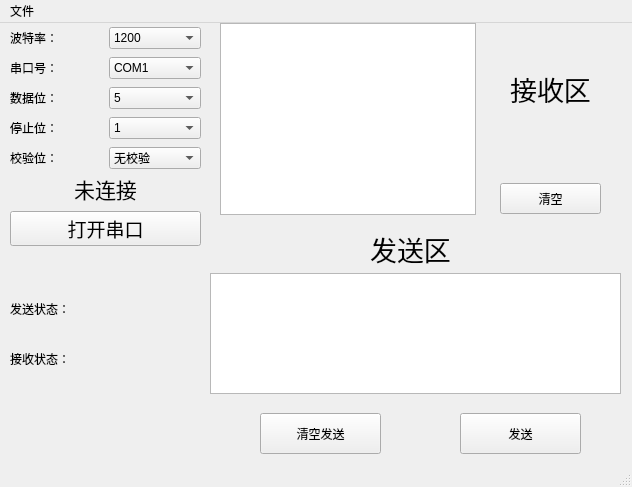
<?xml version="1.0" encoding="UTF-8"?>
<ui version="4.0">
 <class>MainWindow</class>
 <widget class="QMainWindow" name="MainWindow">
  <property name="geometry">
   <rect>
    <x>0</x>
    <y>0</y>
    <width>632</width>
    <height>487</height>
   </rect>
  </property>
  <property name="windowTitle">
   <string>SERIAL_HELPER</string>
  </property>
  <widget class="QWidget" name="centralwidget">
   <widget class="QWidget" name="gridLayoutWidget_3">
    <property name="geometry">
     <rect>
      <x>10</x>
      <y>90</y>
      <width>191</width>
      <height>31</height>
     </rect>
    </property>
    <layout class="QGridLayout" name="gridLayout_3">
     <item row="0" column="1">
      <widget class="QComboBox" name="comboBox_3">
       <item>
        <property name="text">
         <string>1</string>
        </property>
       </item>
       <item>
        <property name="text">
         <string>1.5</string>
        </property>
       </item>
       <item>
        <property name="text">
         <string>2</string>
        </property>
       </item>
      </widget>
     </item>
     <item row="0" column="0">
      <widget class="QLabel" name="label_3">
       <property name="text">
        <string>停止位：</string>
       </property>
      </widget>
     </item>
    </layout>
   </widget>
   <widget class="QWidget" name="gridLayoutWidget_4">
    <property name="geometry">
     <rect>
      <x>10</x>
      <y>60</y>
      <width>191</width>
      <height>31</height>
     </rect>
    </property>
    <layout class="QGridLayout" name="gridLayout_4">
     <item row="0" column="1">
      <widget class="QComboBox" name="comboBox_4">
       <item>
        <property name="text">
         <string>5</string>
        </property>
       </item>
       <item>
        <property name="text">
         <string>6</string>
        </property>
       </item>
       <item>
        <property name="text">
         <string>7</string>
        </property>
       </item>
       <item>
        <property name="text">
         <string>8</string>
        </property>
       </item>
      </widget>
     </item>
     <item row="0" column="0">
      <widget class="QLabel" name="label_4">
       <property name="text">
        <string>数据位：</string>
       </property>
      </widget>
     </item>
    </layout>
   </widget>
   <widget class="QWidget" name="gridLayoutWidget_2">
    <property name="geometry">
     <rect>
      <x>10</x>
      <y>30</y>
      <width>191</width>
      <height>31</height>
     </rect>
    </property>
    <layout class="QGridLayout" name="gridLayout_2">
     <item row="0" column="1">
      <widget class="QComboBox" name="comboBox_2">
       <item>
        <property name="text">
         <string>COM1</string>
        </property>
       </item>
       <item>
        <property name="text">
         <string>COM2</string>
        </property>
       </item>
       <item>
        <property name="text">
         <string>COM3</string>
        </property>
       </item>
       <item>
        <property name="text">
         <string>COM4</string>
        </property>
       </item>
       <item>
        <property name="text">
         <string>COM5</string>
        </property>
       </item>
       <item>
        <property name="text">
         <string>COM6</string>
        </property>
       </item>
       <item>
        <property name="text">
         <string>COM7</string>
        </property>
       </item>
       <item>
        <property name="text">
         <string>COM8</string>
        </property>
       </item>
      </widget>
     </item>
     <item row="0" column="0">
      <widget class="QLabel" name="label_2">
       <property name="text">
        <string>串口号：</string>
       </property>
      </widget>
     </item>
    </layout>
   </widget>
   <widget class="QWidget" name="gridLayoutWidget">
    <property name="geometry">
     <rect>
      <x>10</x>
      <y>0</y>
      <width>191</width>
      <height>31</height>
     </rect>
    </property>
    <layout class="QGridLayout" name="gridLayout">
     <item row="0" column="0">
      <widget class="QLabel" name="label">
       <property name="text">
        <string>波特率：</string>
       </property>
      </widget>
     </item>
     <item row="0" column="1">
      <widget class="QComboBox" name="comboBox">
       <item>
        <property name="text">
         <string>1200</string>
        </property>
       </item>
       <item>
        <property name="text">
         <string>2400</string>
        </property>
       </item>
       <item>
        <property name="text">
         <string>4800</string>
        </property>
       </item>
       <item>
        <property name="text">
         <string>9600</string>
        </property>
       </item>
       <item>
        <property name="text">
         <string>14400</string>
        </property>
       </item>
       <item>
        <property name="text">
         <string>19200</string>
        </property>
       </item>
       <item>
        <property name="text">
         <string>38400</string>
        </property>
       </item>
       <item>
        <property name="text">
         <string>57600</string>
        </property>
       </item>
       <item>
        <property name="text">
         <string>115200</string>
        </property>
       </item>
      </widget>
     </item>
    </layout>
   </widget>
   <widget class="QWidget" name="gridLayoutWidget_5">
    <property name="geometry">
     <rect>
      <x>10</x>
      <y>120</y>
      <width>191</width>
      <height>31</height>
     </rect>
    </property>
    <layout class="QGridLayout" name="gridLayout_5">
     <item row="0" column="1">
      <widget class="QComboBox" name="comboBox_5">
       <item>
        <property name="text">
         <string>无校验</string>
        </property>
       </item>
       <item>
        <property name="text">
         <string>奇校验</string>
        </property>
       </item>
       <item>
        <property name="text">
         <string>偶校验</string>
        </property>
       </item>
      </widget>
     </item>
     <item row="0" column="0">
      <widget class="QLabel" name="label_5">
       <property name="text">
        <string>校验位：</string>
       </property>
      </widget>
     </item>
    </layout>
   </widget>
   <widget class="QWidget" name="gridLayoutWidget_6">
    <property name="geometry">
     <rect>
      <x>10</x>
      <y>150</y>
      <width>191</width>
      <height>73</height>
     </rect>
    </property>
    <layout class="QGridLayout" name="gridLayout_6">
     <item row="3" column="1">
      <widget class="QLabel" name="serial_now">
       <property name="enabled">
        <bool>true</bool>
       </property>
       <property name="sizePolicy">
        <sizepolicy hsizetype="Preferred" vsizetype="Preferred">
         <horstretch>0</horstretch>
         <verstretch>0</verstretch>
        </sizepolicy>
       </property>
       <property name="font">
        <font>
         <family>黑体</family>
         <pointsize>16</pointsize>
        </font>
       </property>
       <property name="text">
        <string>未连接</string>
       </property>
       <property name="alignment">
        <set>Qt::AlignCenter</set>
       </property>
      </widget>
     </item>
     <item row="4" column="1">
      <widget class="QPushButton" name="pushButton">
       <property name="font">
        <font>
         <family>华文行楷</family>
         <pointsize>14</pointsize>
         <italic>false</italic>
        </font>
       </property>
       <property name="text">
        <string>打开串口</string>
       </property>
       <property name="autoDefault">
        <bool>false</bool>
       </property>
      </widget>
     </item>
    </layout>
   </widget>
   <widget class="QTextBrowser" name="textBrowser">
    <property name="geometry">
     <rect>
      <x>220</x>
      <y>0</y>
      <width>256</width>
      <height>192</height>
     </rect>
    </property>
   </widget>
   <widget class="QPushButton" name="text_recv_clean">
    <property name="geometry">
     <rect>
      <x>500</x>
      <y>160</y>
      <width>101</width>
      <height>31</height>
     </rect>
    </property>
    <property name="text">
     <string>清空</string>
    </property>
   </widget>
   <widget class="QTextEdit" name="textEdit">
    <property name="geometry">
     <rect>
      <x>210</x>
      <y>250</y>
      <width>411</width>
      <height>121</height>
     </rect>
    </property>
   </widget>
   <widget class="QPushButton" name="text_send_clean">
    <property name="geometry">
     <rect>
      <x>260</x>
      <y>390</y>
      <width>121</width>
      <height>41</height>
     </rect>
    </property>
    <property name="text">
     <string>清空发送</string>
    </property>
   </widget>
   <widget class="QPushButton" name="text_send">
    <property name="geometry">
     <rect>
      <x>460</x>
      <y>390</y>
      <width>121</width>
      <height>41</height>
     </rect>
    </property>
    <property name="text">
     <string>发送</string>
    </property>
   </widget>
   <widget class="QWidget" name="gridLayoutWidget_7">
    <property name="geometry">
     <rect>
      <x>10</x>
      <y>270</y>
      <width>191</width>
      <height>31</height>
     </rect>
    </property>
    <layout class="QGridLayout" name="gridLayout_7">
     <item row="0" column="0">
      <widget class="QLabel" name="label_6">
       <property name="text">
        <string>发送状态：</string>
       </property>
      </widget>
     </item>
     <item row="0" column="1">
      <widget class="QLabel" name="text_send_stage">
       <property name="text">
        <string/>
       </property>
      </widget>
     </item>
    </layout>
   </widget>
   <widget class="QWidget" name="gridLayoutWidget_8">
    <property name="geometry">
     <rect>
      <x>10</x>
      <y>320</y>
      <width>191</width>
      <height>31</height>
     </rect>
    </property>
    <layout class="QGridLayout" name="gridLayout_8">
     <item row="0" column="0">
      <widget class="QLabel" name="label_7">
       <property name="text">
        <string>接收状态：</string>
       </property>
      </widget>
     </item>
     <item row="0" column="1">
      <widget class="QLabel" name="text_recv_stage">
       <property name="text">
        <string/>
       </property>
      </widget>
     </item>
    </layout>
   </widget>
   <widget class="QLabel" name="label_8">
    <property name="geometry">
     <rect>
      <x>360</x>
      <y>210</y>
      <width>101</width>
      <height>31</height>
     </rect>
    </property>
    <property name="font">
     <font>
      <family>隶书</family>
      <pointsize>20</pointsize>
     </font>
    </property>
    <property name="text">
     <string>发送区</string>
    </property>
    <property name="alignment">
     <set>Qt::AlignCenter</set>
    </property>
   </widget>
   <widget class="QLabel" name="label_9">
    <property name="geometry">
     <rect>
      <x>500</x>
      <y>50</y>
      <width>101</width>
      <height>31</height>
     </rect>
    </property>
    <property name="font">
     <font>
      <family>隶书</family>
      <pointsize>20</pointsize>
     </font>
    </property>
    <property name="text">
     <string>接收区</string>
    </property>
    <property name="alignment">
     <set>Qt::AlignCenter</set>
    </property>
   </widget>
  </widget>
  <widget class="QMenuBar" name="menubar">
   <property name="geometry">
    <rect>
     <x>0</x>
     <y>0</y>
     <width>632</width>
     <height>23</height>
    </rect>
   </property>
   <widget class="QMenu" name="menuCLOSE">
    <property name="title">
     <string>文件</string>
    </property>
   </widget>
   <addaction name="menuCLOSE"/>
  </widget>
  <widget class="QStatusBar" name="statusbar"/>
 </widget>
 <resources/>
 <connections/>
</ui>
